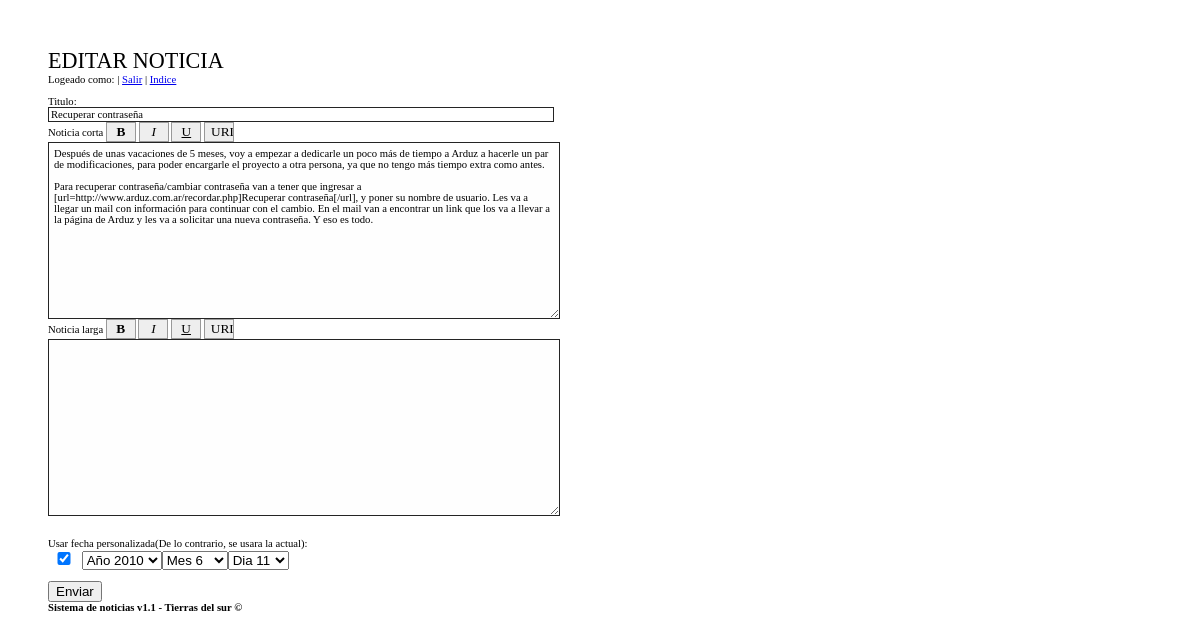
The page /noti/edit.php?idx=49 (signed in) on the database its author committed.
### tables this page shows
CREATE TABLE `noticias` (
  `id` int(6) NOT NULL,
  `name` varchar(200) NOT NULL,
  `msg` text NOT NULL,
  `date` int(11) NOT NULL DEFAULT 0,
  `titulo` varchar(50) NOT NULL,
  `completa` text NOT NULL
);

### noti/seguro.php (called while the page is built, shortened)
<?php
require_once("theme.php");
function exec_sql($sql) {
	$result = mysql_query($sql);
	return $result;
}
?>

### noti/theme.php (the view, shortened to what this page needs)
<?php
function theme_header($title="Noticias")
{
	echo '
<!DOCTYPE html PUBLIC "-//W3C//DTD XHTML 1.0 Transitional//EN" "http://www.w3.org/TR/xhtml1/DTD/xhtml1-transitional.dtd">
<html xmlns="http://www.w3.org/1999/xhtml" xml:lang="es" lang="es">
<head>
	<title>'.$title.'</title>
</head>
<body>
<big><big><big><big>'.$title.'</big></big></big></big><br/>
';
}
function formulario($titox,$idx,$mensajex,$comx,$fecha)
{
	echo '
Logeado como: <b>'.$_SESSION['nick'].'</b></big> | <a href="ver.php?salir='.$_SESSION['nick'].'" title="Salir">Salir</a> | <a href="ver.php" title="Ver todas las noticias">Indice</a><br/><br/>
Titulo:<br/>
<input style="background:eee;" value="'.$titox.'" type="text" name="tit" />
<input value="'.$idx.'" type="hidden" name="idx"/><br/>
Noticia corta
<input type="button" value="B" onclick="bbs(\'b\')" class="bb" style="width:30px; font-weight:bold;" />
<input type="button" value="I" onclick="bbs(\'i\')" class="bb" style="width:30px; font-style:italic;" />
<input type="button" value="U" onclick="bbs(\'u\')" class="bb" style="width:30px; text-decoration:underline;" />
<input type="button" value="URL" onclick="urls()" class="bb" />
<br/>
<textarea style="background:#fefefe;padding:5px;" cols="40" rows="15" name="msg">'. $mensajex.'</textarea><br/>
Noticia larga
<input type="button" value="B" onclick="bbc(\'b\')" style="width:30px; font-weight:bold;" class="bb" />
<input type="button" value="I" onclick="bbc(\'i\')" style="width:30px; font-style:italic;" class="bb" />
<input type="button" value="U" onclick="bbc(\'u\')" style="width:30px; text-decoration:underline;" class="bb" />
<input type="button" value="URL" onclick="urlc()" class="bb" />
<br/>
<textarea style="background:#fefefe;padding:5px;" cols="70" rows="15" name="completa">'.$comx.'</textarea><br/>
<br/><br/>
Usar fecha personalizada(De lo contrario, se usara la actual):<br/>';
if ($actual==true){
	$fecha=time();
	echo '<input type="checkbox" name="fecha" style="width:24px;"/>';
} else {
	echo '<input type="checkbox" name="fecha" style="width:24px;" checked=""/>';
}
echo '
<select name="ano">
';
for ($i=2004; $i <= date("Y");$i++)
{
if ($i == date("Y",$fecha)) $ad = '" selected="selected';
echo '<option value="'.$i.$ad.'">A&ntilde;o '.$i.'</option>
';
$ad="";
}
echo '</select><select name="mes">';
for ($i=1; $i<= 12;$i++)
{
if ($i == date("m",$fecha)) $ad = '" selected="selected';
echo '<option value="'.$i.$ad.'">Mes '.$i.'</option>
';
$ad="";
}
echo '</select><select name="dia">';
for ($i=1; $i<= 31;$i++)
{
if ($i == date("d",$fecha)) $ad = '" selected="selected';
echo '<option value="'.$i.$ad.'">Dia '.$i.'</option>
';
$ad="";
}
echo '</select>';
echo '
<br/><br/>
<input class="btn" type="submit" name="btn_sub" value="Enviar" />
';
}
function footer()
{
	echo '<strong>Sistema de noticias v1.1 - Tierras del sur &copy; </strong>
</body>
</html>';
}
?>

### noti/theme.php (style rules this page uses)
body { background-color: #ffffff;font-family:verdana;color: black;font-size:8pt;padding:40px; }
input[type=text],input[type=password], textarea { border:1px solid #242424;font-family:Tahoma;font-size:8pt;width:500px; }
.bb { border:1px solid #999;background:#eee;width:30px!important;font-family: verdana;font-size: 10pt; }

### rows shown on the page
noticias: tit "Recuperar contraseña", msg "Después de unas vacaciones de 5 meses, voy a empezar a dedicarle un poco más de tiempo a Arduz a hacerle un par de modificaciones, para poder encargarle el proyecto a otra persona, ya que no tengo más tiempo extra como antes. Para recuperar contraseña/cambiar contraseña van a tener que ingresar a [url=http://www.arduz.com.ar/recordar.php]Recuperar contraseña[/url], y poner su nombre de usuario. Les va a llegar un mail con información para continuar con el cambio. En el mail van a encontrar un link que los va a llevar a la página de Arduz y les va a solicitar una nueva contraseña. Y eso es todo."

### other values the page prints
$title "EDITAR NOTICIA"
